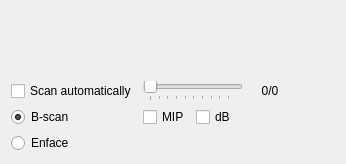
<?xml version="1.0" encoding="UTF-8"?>
<ui version="4.0">
 <class>widgetBScan</class>
 <widget class="QWidget" name="widgetBScan">
  <property name="geometry">
   <rect>
    <x>0</x>
    <y>0</y>
    <width>328</width>
    <height>164</height>
   </rect>
  </property>
  <layout class="QGridLayout" name="layoutVisB">
   <item row="7" column="0">
    <widget class="QRadioButton" name="radioBScan">
     <property name="toolTip">
      <string>View B-scans (X, Z projection)</string>
     </property>
     <property name="text">
      <string>B-scan</string>
     </property>
     <property name="checked">
      <bool>true</bool>
     </property>
    </widget>
   </item>
   <item row="6" column="4">
    <widget class="QLabel" name="sliceLabel">
     <property name="sizePolicy">
      <sizepolicy hsizetype="Fixed" vsizetype="Preferred">
       <horstretch>0</horstretch>
       <verstretch>0</verstretch>
      </sizepolicy>
     </property>
     <property name="minimumSize">
      <size>
       <width>80</width>
       <height>0</height>
      </size>
     </property>
     <property name="maximumSize">
      <size>
       <width>80</width>
       <height>16777215</height>
      </size>
     </property>
     <property name="text">
      <string>  0/0  </string>
     </property>
    </widget>
   </item>
   <item row="6" column="1" colspan="2">
    <widget class="QSlider" name="sliderSlice">
     <property name="enabled">
      <bool>true</bool>
     </property>
     <property name="minimumSize">
      <size>
       <width>100</width>
       <height>0</height>
      </size>
     </property>
     <property name="toolTip">
      <string>Scan automatically through the volume, or select a slice with the slider</string>
     </property>
     <property name="minimum">
      <number>1</number>
     </property>
     <property name="orientation">
      <enum>Qt::Horizontal</enum>
     </property>
     <property name="invertedAppearance">
      <bool>false</bool>
     </property>
     <property name="tickPosition">
      <enum>QSlider::TicksBelow</enum>
     </property>
    </widget>
   </item>
   <item row="8" column="0">
    <widget class="QRadioButton" name="radioEnface">
     <property name="toolTip">
      <string>View enface C-scans (X, Y projection)</string>
     </property>
     <property name="text">
      <string>Enface</string>
     </property>
     <property name="checked">
      <bool>false</bool>
     </property>
    </widget>
   </item>
   <item row="6" column="0">
    <widget class="QCheckBox" name="checkScanThrough">
     <property name="toolTip">
      <string>Scan automatically through the volume, or select a slice with the slider</string>
     </property>
     <property name="text">
      <string>Scan automatically</string>
     </property>
     <property name="checked">
      <bool>false</bool>
     </property>
    </widget>
   </item>
   <item row="7" column="1">
    <widget class="QCheckBox" name="checkMIP">
     <property name="toolTip">
      <string>View the maximum intensity projection along the slice axis</string>
     </property>
     <property name="text">
      <string>MIP</string>
     </property>
    </widget>
   </item>
   <item row="7" column="2">
    <widget class="QCheckBox" name="checkDb">
     <property name="toolTip">
      <string>If checked, applies 20*log10 transformation</string>
     </property>
     <property name="text">
      <string>dB</string>
     </property>
     <property name="checked">
      <bool>false</bool>
     </property>
    </widget>
   </item>
   <item row="0" column="0" rowspan="4" colspan="5">
    <widget class="QWidget" name="widget3D" native="true">
     <property name="autoFillBackground">
      <bool>true</bool>
     </property>
    </widget>
   </item>
  </layout>
 </widget>
 <resources/>
 <connections/>
</ui>
